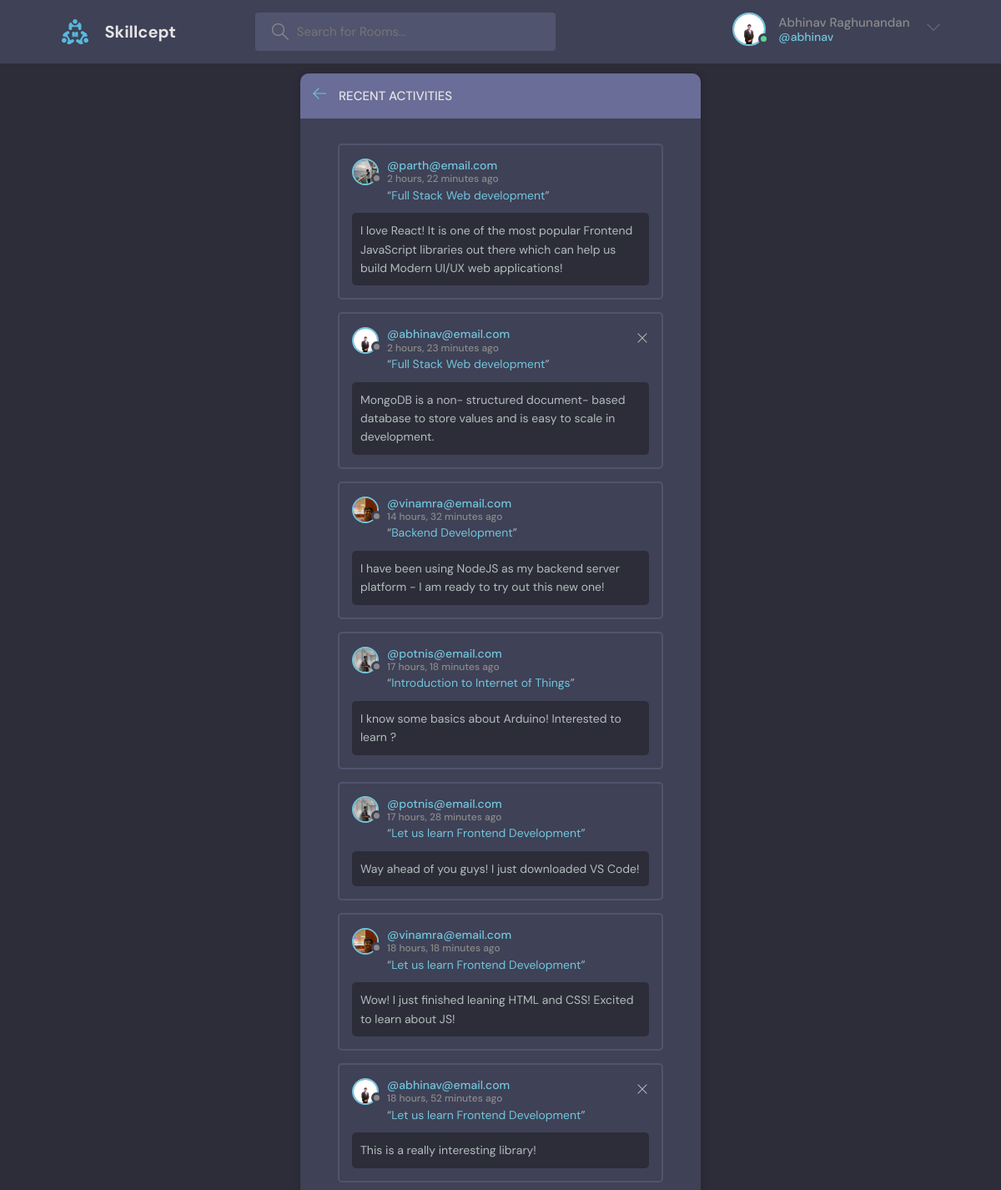
/activity/ (signed in), run on the app's committed database.
### base/models.py (models this page shows, shortened)
class User(AbstractUser):
    name = models.CharField(max_length=200, null=True, unique=True)
    email = models.EmailField(null=True, unique=True)
    bio = models.TextField(null=True)
    avatar = models.ImageField(null=True, default='nophoto.svg')
    USERNAME_FIELD = 'email'
    REQUIRED_FIELDS =  []

class Message(models.Model):
    user = models.ForeignKey(User, on_delete=models.CASCADE)
    room = models.ForeignKey(Room, on_delete=models.CASCADE)
    body = models.TextField()
    updated = models.DateTimeField(auto_now=True)
    created = models.DateTimeField(auto_now_add=True)
    class Meta:
        ordering = ['-updated', '-created']

class Room(models.Model):
    host = models.ForeignKey(User, null=True, on_delete=models.SET_NULL)
    topic = models.ForeignKey(Topic, null=True, on_delete=models.SET_NULL)
    name = models.CharField(max_length=200)
    description = models.TextField(null=True, blank=True)
    participants = models.ManyToManyField(User, related_name='participants', blank=True)
    updated = models.DateTimeField(auto_now=True)
    created = models.DateTimeField(auto_now_add=True)
    class Meta:
        ordering = ['-updated', '-created']
    def __str__(self):
        return self.name

### base/views.py (the view)
# urls.py: path('activity/', views.activityPage, name='activity'),
def activityPage(request):
    room_messages = Message.objects.all()
    context = {'room_messages': room_messages}
    return render(request, 'base/activity.html', context)

### base/templates/base/activity.html
{% extends 'main.html' %} {% block content %}
<main class="layout">
  <div class="container">
    <div class="layout__box">
      <div class="layout__boxHeader">
        <div class="layout__boxTitle">
          <a href="{% url 'home' %}">
            <svg
              version="1.1"
              xmlns="http://www.w3.org/2000/svg"
              width="32"
              height="32"
              viewBox="0 0 32 32"
            >
              <title>arrow-left</title>
              <path
                d="M13.723 2.286l-13.723 13.714 13.719 13.714 1.616-1.611-10.96-10.96h27.625v-2.286h-27.625l10.965-10.965-1.616-1.607z"
              ></path>
            </svg>
          </a>
          <h3>Recent Activities</h3>
        </div>
      </div>
      <div class="activities-page layout__body">
        {% for message in room_messages %}
        <div class="activities__box">
          <div class="activities__boxHeader roomListRoom__header">
            <a
              href="{% url 'user-profile' message.user.id %}"
              class="roomListRoom__author"
            >
              <div class="avatar avatar--small">
                <img src="{{message.user.avatar.url}}" />
              </div>
              <p>
                @{{message.user}}
                <span>{{message.created|timesince}} ago</span>
              </p>
            </a>
            {% if request.user == message.user %}
            <div class="roomListRoom__actions">
              <a href="{% url 'delete-message' message.id %}">
                <svg
                  version="1.1"
                  xmlns="http://www.w3.org/2000/svg"
                  width="32"
                  height="32"
                  viewBox="0 0 32 32"
                >
                  <title>remove</title>
                  <path
                    d="M27.314 6.019l-1.333-1.333-9.98 9.981-9.981-9.981-1.333 1.333 9.981 9.981-9.981 9.98 1.333 1.333 9.981-9.98 9.98 9.98 1.333-1.333-9.98-9.98 9.98-9.981z"
                  ></path>
                </svg>
              </a>
            </div>
            {% endif %}
          </div>
          <div class="activities__boxContent">
            <p>
              “<a href="{% url 'room' message.room.id %}">{{message.room}}</a>”
            </p>
            <div class="activities__boxRoomContent">{{message.body}}</div>
          </div>
        </div>
        {% endfor %}
      </div>
    </div>
  </div>
</main>
{% endblock %}

### templates/navbar.html (shortened to what this page needs)
{% load static %}
<header class="header header--loggedIn">
    <div class="container">
      <a href="{% url 'home' %}" class="header__logo">
        <img src="{% static 'images/logo.svg' %}" />
        <h1>Skillcept</h1>
      </a>
      <form class="header__search" method="GET" action="{% url 'home' %}">
        <label>
          <input name='q' placeholder="Search for Rooms..." />
        </label>
      </form>
      <nav class="header__menu">
        {% if request.user.is_authenticated %}
        <div class="header__user">
          <a href="{% url 'update-user' %}">
            <div class="avatar avatar--medium active">
              <img src="{{request.user.avatar.url}}" />
            </div>
            <p>{{request.user.name}} <span>@{{request.user.username}}</span></p>
          </a>
          <button class="dropdown-button">
            <svg version="1.1" xmlns="http://www.w3.org/2000/svg" width="32" height="32" viewBox="0 0 32 32">
              <title>chevron-down</title>
              <path d="M16 21l-13-13h-3l16 16 16-16h-3l-13 13z"></path>
            </svg>
          </button>
        </div>
        {% else %}
        <a href="{% url 'login' %}">
          <img src="{% static 'images/avatar.svg' %}" />
          <p>Login</p>
        </a>
        {% endif %}
      </nav>
    </div>
  </header>

### data on the page
User: user.avatar (placeholder picture), user.name "Abhinav Raghunandan", user.username "abhinav"
Message: user.avatar (picture), user "parth@email.com", created "2 hours, 22 minutes", room "Full Stack Web development", body "I love React! It is one of the most popular Frontend JavaScript libraries out there which can help us build Modern UI/UX web applications!"
Message: user.avatar (placeholder picture), user "abhinav@email.com", created "2 hours, 23 minutes", room "Full Stack Web development", body "MongoDB is a non- structured document- based database to store values and is easy to scale in development."
Message: user.avatar (picture), user "vinamra@email.com", created "14 hours, 32 minutes", room "Backend Development", body "I have been using NodeJS as my backend server platform - I am ready to try out this new one!"
Message: user.avatar (picture), user "potnis@email.com", created "17 hours, 18 minutes", room "Introduction to Internet of Things", body "I know some basics about Arduino! Interested to learn ?"
Message: user.avatar (picture), user "potnis@email.com", created "17 hours, 28 minutes", room "Let us learn Frontend Development", body "Way ahead of you guys! I just downloaded VS Code!"
Message: user.avatar (picture), user "vinamra@email.com", created "18 hours, 18 minutes", room "Let us learn Frontend Development", body "Wow! I just finished leaning HTML and CSS! Excited to learn about JS!"
Message: user.avatar (placeholder picture), user "abhinav@email.com", created "18 hours, 52 minutes", room "Let us learn Frontend Development", body "This is a really interesting library!"
